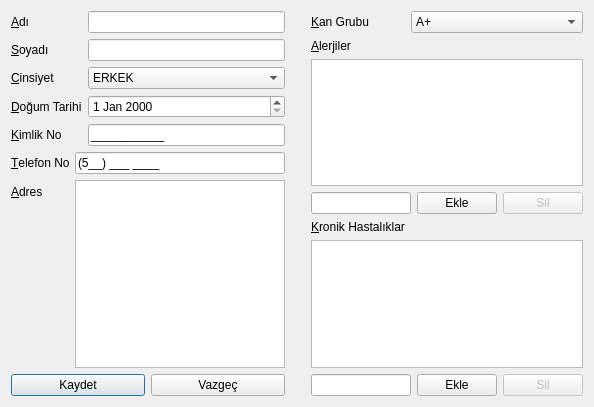
<?xml version="1.0" encoding="UTF-8"?>
<ui version="4.0">
 <class>HastaEkle</class>
 <widget class="QDialog" name="HastaEkle">
  <property name="geometry">
   <rect>
    <x>0</x>
    <y>0</y>
    <width>594</width>
    <height>407</height>
   </rect>
  </property>
  <property name="minimumSize">
   <size>
    <width>594</width>
    <height>407</height>
   </size>
  </property>
  <property name="maximumSize">
   <size>
    <width>733</width>
    <height>444</height>
   </size>
  </property>
  <property name="windowTitle">
   <string>Yeni Hasta Ekle</string>
  </property>
  <layout class="QGridLayout" name="gridLayout_2">
   <item row="0" column="2">
    <spacer name="verticalSpacer">
     <property name="orientation">
      <enum>Qt::Orientation::Vertical</enum>
     </property>
     <property name="sizeHint" stdset="0">
      <size>
       <width>20</width>
       <height>40</height>
      </size>
     </property>
    </spacer>
   </item>
   <item row="0" column="1">
    <layout class="QVBoxLayout" name="verticalLayout">
     <item>
      <layout class="QFormLayout" name="formLayout">
       <item row="0" column="0">
        <widget class="QLabel" name="lblAdi">
         <property name="text">
          <string>&amp;Adı</string>
         </property>
         <property name="buddy">
          <cstring>leAdi</cstring>
         </property>
        </widget>
       </item>
       <item row="0" column="1">
        <widget class="QLineEdit" name="leAdi"/>
       </item>
       <item row="1" column="0">
        <widget class="QLabel" name="lblSoyadi">
         <property name="text">
          <string>&amp;Soyadı</string>
         </property>
         <property name="buddy">
          <cstring>leSoyadi</cstring>
         </property>
        </widget>
       </item>
       <item row="1" column="1">
        <widget class="QLineEdit" name="leSoyadi"/>
       </item>
       <item row="2" column="0">
        <widget class="QLabel" name="lblCinsiyet">
         <property name="text">
          <string>&amp;Cinsiyet</string>
         </property>
         <property name="buddy">
          <cstring>cbCinsiyet</cstring>
         </property>
        </widget>
       </item>
       <item row="2" column="1">
        <widget class="QComboBox" name="cbCinsiyet">
         <item>
          <property name="text">
           <string>ERKEK</string>
          </property>
         </item>
         <item>
          <property name="text">
           <string>KADIN</string>
          </property>
         </item>
        </widget>
       </item>
       <item row="3" column="0">
        <widget class="QLabel" name="lblDogumTarihi">
         <property name="text">
          <string>&amp;Doğum Tarihi</string>
         </property>
         <property name="buddy">
          <cstring>deDogumTarihi</cstring>
         </property>
        </widget>
       </item>
       <item row="3" column="1">
        <widget class="QDateEdit" name="deDogumTarihi"/>
       </item>
       <item row="4" column="0">
        <widget class="QLabel" name="lblKimlikNo">
         <property name="text">
          <string>&amp;Kimlik No</string>
         </property>
         <property name="buddy">
          <cstring>leKimlikNo</cstring>
         </property>
        </widget>
       </item>
       <item row="4" column="1">
        <widget class="QLineEdit" name="leKimlikNo">
         <property name="inputMask">
          <string>00000000000;_</string>
         </property>
        </widget>
       </item>
      </layout>
     </item>
     <item>
      <layout class="QFormLayout" name="formLayout_2">
       <item row="1" column="0">
        <widget class="QLabel" name="lblTel">
         <property name="text">
          <string>&amp;Telefon No</string>
         </property>
         <property name="buddy">
          <cstring>leTel</cstring>
         </property>
        </widget>
       </item>
       <item row="1" column="1">
        <widget class="QLineEdit" name="leTel">
         <property name="inputMask">
          <string>(5##) ### ####;_</string>
         </property>
        </widget>
       </item>
       <item row="2" column="0">
        <widget class="QLabel" name="lblAdres">
         <property name="text">
          <string>&amp;Adres</string>
         </property>
         <property name="buddy">
          <cstring>teAdres</cstring>
         </property>
        </widget>
       </item>
       <item row="2" column="1">
        <widget class="QTextEdit" name="teAdres"/>
       </item>
      </layout>
     </item>
     <item>
      <layout class="QHBoxLayout" name="horizontalLayout">
       <item>
        <widget class="QPushButton" name="btnKaydet">
         <property name="text">
          <string>Kaydet</string>
         </property>
        </widget>
       </item>
       <item>
        <widget class="QPushButton" name="btnVazgec">
         <property name="text">
          <string>Vazgeç</string>
         </property>
        </widget>
       </item>
      </layout>
     </item>
    </layout>
   </item>
   <item row="0" column="3">
    <layout class="QGridLayout" name="gridLayout">
     <item row="5" column="0" colspan="3">
      <widget class="QListWidget" name="lwKronikHastaliklar"/>
     </item>
     <item row="0" column="1" colspan="2">
      <widget class="QComboBox" name="cbKanGrubu">
       <item>
        <property name="text">
         <string>A+</string>
        </property>
       </item>
       <item>
        <property name="text">
         <string>A−</string>
        </property>
       </item>
       <item>
        <property name="text">
         <string>B+</string>
        </property>
       </item>
       <item>
        <property name="text">
         <string>B−</string>
        </property>
       </item>
       <item>
        <property name="text">
         <string>AB+</string>
        </property>
       </item>
       <item>
        <property name="text">
         <string>AB−</string>
        </property>
       </item>
       <item>
        <property name="text">
         <string>0+</string>
        </property>
       </item>
       <item>
        <property name="text">
         <string>0−</string>
        </property>
       </item>
      </widget>
     </item>
     <item row="3" column="2">
      <layout class="QFormLayout" name="formLayout_3">
       <item row="0" column="0">
        <widget class="QPushButton" name="btnAlerjilerEkle">
         <property name="text">
          <string>Ekle</string>
         </property>
        </widget>
       </item>
       <item row="0" column="1">
        <widget class="QPushButton" name="btnAlerjilerSil">
         <property name="enabled">
          <bool>false</bool>
         </property>
         <property name="text">
          <string>Sil</string>
         </property>
        </widget>
       </item>
      </layout>
     </item>
     <item row="3" column="0" colspan="2">
      <widget class="QLineEdit" name="leAlerjiler"/>
     </item>
     <item row="0" column="0">
      <widget class="QLabel" name="lblKanGrubu">
       <property name="text">
        <string>&amp;Kan Grubu</string>
       </property>
       <property name="buddy">
        <cstring>cbKanGrubu</cstring>
       </property>
      </widget>
     </item>
     <item row="4" column="0">
      <widget class="QLabel" name="lblKronikHastaliklar">
       <property name="text">
        <string>&amp;Kronik Hastalıklar</string>
       </property>
       <property name="buddy">
        <cstring>leKronikHastaliklar</cstring>
       </property>
      </widget>
     </item>
     <item row="6" column="2">
      <layout class="QFormLayout" name="formLayout_4">
       <item row="0" column="0">
        <widget class="QPushButton" name="btnKronikHastaliklarEkle">
         <property name="text">
          <string>Ekle</string>
         </property>
        </widget>
       </item>
       <item row="0" column="1">
        <widget class="QPushButton" name="btnKronikHastaliklarSil">
         <property name="enabled">
          <bool>false</bool>
         </property>
         <property name="text">
          <string>Sil</string>
         </property>
        </widget>
       </item>
      </layout>
     </item>
     <item row="2" column="0" colspan="3">
      <widget class="QListWidget" name="lwAlerjiler"/>
     </item>
     <item row="6" column="0" colspan="2">
      <widget class="QLineEdit" name="leKronikHastaliklar"/>
     </item>
     <item row="1" column="0">
      <widget class="QLabel" name="lblAlerjiler">
       <property name="text">
        <string>&amp;Alerjiler</string>
       </property>
       <property name="buddy">
        <cstring>leAlerjiler</cstring>
       </property>
      </widget>
     </item>
    </layout>
   </item>
  </layout>
 </widget>
 <tabstops>
  <tabstop>leAdi</tabstop>
  <tabstop>leSoyadi</tabstop>
  <tabstop>cbCinsiyet</tabstop>
  <tabstop>deDogumTarihi</tabstop>
  <tabstop>leKimlikNo</tabstop>
  <tabstop>leTel</tabstop>
  <tabstop>teAdres</tabstop>
  <tabstop>cbKanGrubu</tabstop>
  <tabstop>leAlerjiler</tabstop>
  <tabstop>btnAlerjilerEkle</tabstop>
  <tabstop>leKronikHastaliklar</tabstop>
  <tabstop>btnKronikHastaliklarEkle</tabstop>
  <tabstop>lwAlerjiler</tabstop>
  <tabstop>btnAlerjilerSil</tabstop>
  <tabstop>lwKronikHastaliklar</tabstop>
  <tabstop>btnKronikHastaliklarSil</tabstop>
  <tabstop>btnKaydet</tabstop>
  <tabstop>btnVazgec</tabstop>
 </tabstops>
 <resources/>
 <connections>
  <connection>
   <sender>btnKaydet</sender>
   <signal>clicked()</signal>
   <receiver>HastaEkle</receiver>
   <slot>accept()</slot>
   <hints>
    <hint type="sourcelabel">
     <x>150</x>
     <y>395</y>
    </hint>
    <hint type="destinationlabel">
     <x>21</x>
     <y>347</y>
    </hint>
   </hints>
  </connection>
  <connection>
   <sender>btnVazgec</sender>
   <signal>clicked()</signal>
   <receiver>HastaEkle</receiver>
   <slot>reject()</slot>
   <hints>
    <hint type="sourcelabel">
     <x>385</x>
     <y>398</y>
    </hint>
    <hint type="destinationlabel">
     <x>20</x>
     <y>309</y>
    </hint>
   </hints>
  </connection>
  <connection>
   <sender>leAlerjiler</sender>
   <signal>returnPressed()</signal>
   <receiver>btnAlerjilerEkle</receiver>
   <slot>click()</slot>
   <hints>
    <hint type="sourcelabel">
     <x>347</x>
     <y>192</y>
    </hint>
    <hint type="destinationlabel">
     <x>443</x>
     <y>192</y>
    </hint>
   </hints>
  </connection>
  <connection>
   <sender>leKronikHastaliklar</sender>
   <signal>returnPressed()</signal>
   <receiver>btnKronikHastaliklarEkle</receiver>
   <slot>click()</slot>
   <hints>
    <hint type="sourcelabel">
     <x>347</x>
     <y>364</y>
    </hint>
    <hint type="destinationlabel">
     <x>443</x>
     <y>364</y>
    </hint>
   </hints>
  </connection>
 </connections>
</ui>
